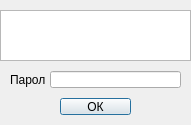
<?xml version="1.0" encoding="UTF-8"?>
<ui version="4.0">
 <class>Dialog</class>
 <widget class="QDialog" name="Dialog">
  <property name="geometry">
   <rect>
    <x>0</x>
    <y>0</y>
    <width>191</width>
    <height>125</height>
   </rect>
  </property>
  <property name="minimumSize">
   <size>
    <width>191</width>
    <height>125</height>
   </size>
  </property>
  <property name="maximumSize">
   <size>
    <width>191</width>
    <height>125</height>
   </size>
  </property>
  <property name="windowTitle">
   <string>Dialog</string>
  </property>
  <widget class="QTextEdit" name="textEdit">
   <property name="geometry">
    <rect>
     <x>0</x>
     <y>10</y>
     <width>191</width>
     <height>51</height>
    </rect>
   </property>
   <property name="readOnly">
    <bool>true</bool>
   </property>
  </widget>
  <widget class="QLabel" name="label">
   <property name="geometry">
    <rect>
     <x>10</x>
     <y>71</y>
     <width>35</width>
     <height>17</height>
    </rect>
   </property>
   <property name="text">
    <string>Пароль</string>
   </property>
  </widget>
  <widget class="QLineEdit" name="lineEdit">
   <property name="geometry">
    <rect>
     <x>50</x>
     <y>71</y>
     <width>131</width>
     <height>17</height>
    </rect>
   </property>
  </widget>
  <widget class="QPushButton" name="pushButton">
   <property name="geometry">
    <rect>
     <x>60</x>
     <y>98</y>
     <width>71</width>
     <height>17</height>
    </rect>
   </property>
   <property name="text">
    <string>ОК</string>
   </property>
  </widget>
 </widget>
 <resources/>
 <connections/>
</ui>
